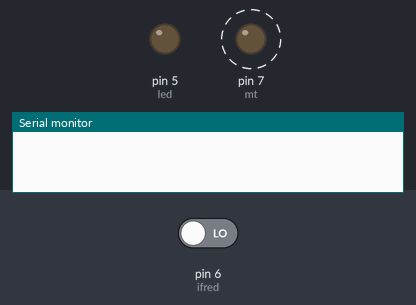
Bench run of a sketch on a simulated Arduino Uno, built with avr-gcc and run on an emulated ATmega328P. Parts: output pins drawn as LEDs (lit = HIGH), the last lines printed to the serial monitor. Dashed ring = blinking. Inputs (shaded band) come from the test bench; at power-on: pin 6 (ifred) LOW.

Above: at 0.5 s.
At 3.5 s:
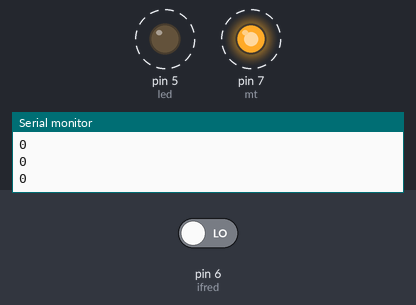
Timing chart, 0 to 4.6 s (numbered marks = the images above):
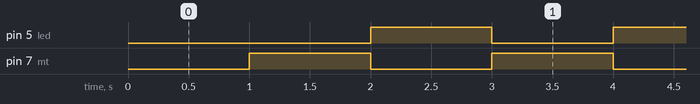

The sketch:

debut.ino
```cpp
int x = 0;
const int led = 5;
const int ifred = 6;
const int mt = 7;

unsigned long time1;


void setup() {
  Serial.begin(9600);

  pinMode(led, OUTPUT);
  pinMode(ifred, INPUT);
  pinMode(mt, OUTPUT);

  time1 = millis();

}

void loop() {

  delay(1000);

  Serial.println (digitalRead(ifred));

  if (x ==0) {
    digitalWrite (led, LOW);
    analogWrite (mt,200);
    x = 1;
  }
  else {
    digitalWrite (led, HIGH);
    analogWrite (mt,0);
    x = 0;
  }


}
```

Measured:
- by itself, pin 5 (led), pin 7 (mt): alternates HIGH for 1.0 s and LOW for 1.0 s
